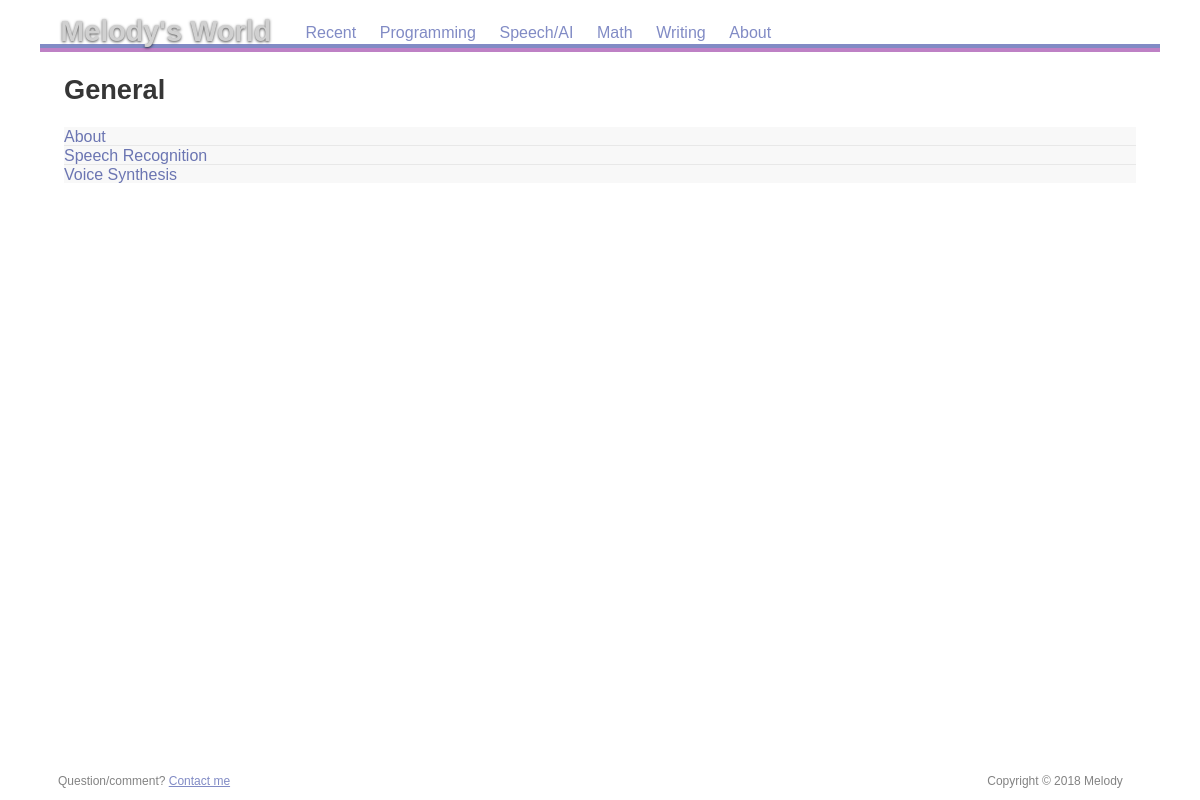
Page /category/general on the committed database.
### app/models.py (models this page shows, shortened)
class Category(db.Model):
    __tablename__ = "categories"
    id = db.Column(db.Integer, primary_key=True)
    name = db.Column(db.String(255), nullable=False)
    slug = db.Column(db.String(255), nullable=False)
    created_on = db.Column(db.DateTime(), default=datetime.utcnow)
    posts = db.relationship('Post', backref='category')

class Post(db.Model):
    __tablename__ = "posts"
    id = db.Column(db.Integer, primary_key=True)
    title = db.Column(db.String, nullable=False)
    slug = db.Column(db.String(255), nullable=False)
    body  = db.Column(db.String,unique=True, nullable=False)
    created_on = db.Column(db.DateTime(), default=datetime.utcnow)
    updated_on = db.Column(db.DateTime(), default=datetime.utcnow, onupdate=datetime.utcnow)
    category_id = db.Column(db.Integer, db.ForeignKey('categories.id'))
    def __repr__(self):
        return "<{}:{}>".format(self.id, self.title)

### app/__init__.py (the view)
@app.route("/category/<category>")
def view_category(category):
    try:
        c_qry = Category.query.filter_by(name = category).first()
        if not c_qry:
            return redirect('/')
        else:
            posts = Post.query.filter_by(category_id = c_qry.id).all()
            print(posts)
    except Exception as e:
            print("Failed to query a post to SQL database")
            return page_not_found(e)
    return render_template("category.html", posts = posts, category = category.capitalize())

### app/templates/category.html
{% extends "base.html" %}
{% block content %}
<h1>{{category}}</h1>
<ul class="pagelinks">
      {% for post in posts %}
      <li><a href="/page/{{post.slug}}">{{post.title}}</a></li>
      {% endfor %}
</ul>
 {% endblock %}

### app/static/res/css/common.css (style rules this page uses)
html { margin: 0; padding: 0; border: none; text-indent: 0; tab-size: 4; -moz-tab-size: 4; }
body, h1, h2, h3, p, pre, blockquote, hr, ul, ol, li, dl, dt, dd, table, thead, tbody, tfoot, tr, th, td, img, object, iframe, abbr { margin: 0; padding: 0; border: none; background: transparent; font-size: inherit; font-weight: inherit; line-height: inherit; text-indent: inherit; }

### app/static/res/css/screen.css (style rules this page uses)
html { height: 100%; background-color: #ffffff; background-repeat: repeat; background-size: 41.7em; font-family: "Avenir LT Std", sans-serif; color: #000000; }
body { max-width: 70em; min-height: 100%; margin-left: auto; margin-right: auto; display: flex; flex-direction: column; }
article h1 { margin-top: 0.8em; margin-bottom: 0.8em; text-align: left; font-size: 170%; font-weight: bold; }
article ul { margin: 0.5em 0em 1.0em; }
article li { margin: 0.4em 0em 0.4em 1.5em; }
article a:link { color: #6B75B2; }
article ul.pagelinks { list-style-type: none; }
article ul.pagelinks > li { margin: 0em; background-color: #F8F8F8; }
article ul.pagelinks > li + li { border-top: 1px solid #E8E8E8; }
article ul.pagelinks a { padding: 0.3em 0.6em 0.3em 0em; text-decoration: none; }

### app/static/res/css/print.css (style rules this page uses)
html { font-family: "Times New Roman", serif; max-width: 60em; margin-left: auto; margin-right: auto; }
h1, h2, h3 { font-family: "Avenir LT Std", sans-serif; }
h1 { margin-top: 1.0em; margin-bottom: 1.0em; text-align: center; font-size: 140%; font-weight: bold; }
ul { margin: 0.5em 0em 1.0em; }
li { margin: 0.5em 0em 0.5em 1.5em; }
ul.pagelinks { list-style-type: none; }

### rows in the picture
Category: name "General"
Post: title "About"
Post: title "Speech Recognition"
Post: title "Voice Synthesis"
